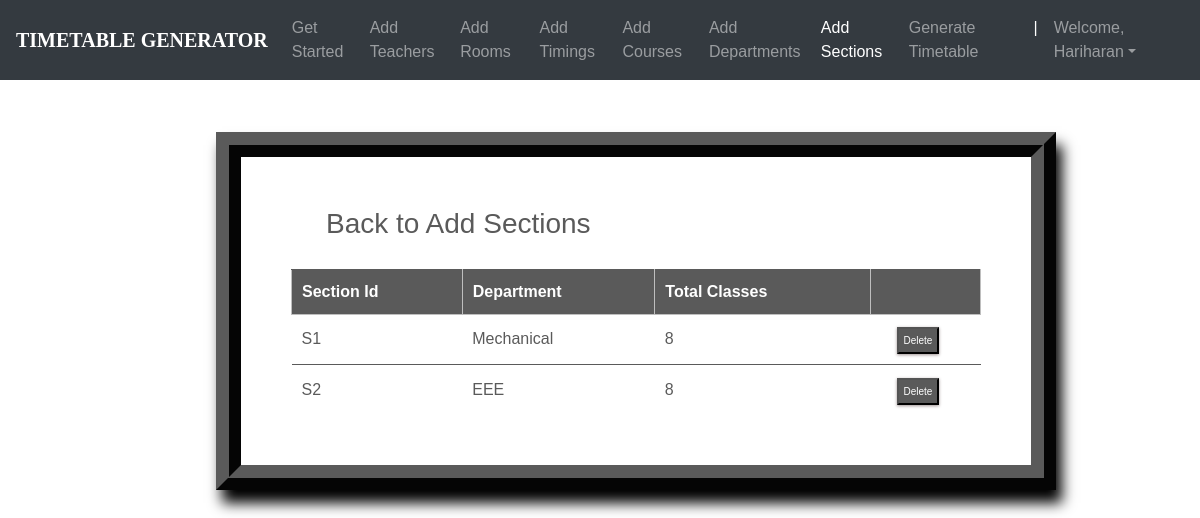
Screenshot of /sections_list/ (signed in) with the database file from the repository.
### ttgen/models.py (models this page shows, shortened)
class Section(models.Model):
    section_id = models.CharField(max_length=25, primary_key=True)
    department = models.ForeignKey(Department, on_delete=models.CASCADE)
    num_class_in_week = models.IntegerField(default=0)
    course = models.ForeignKey(Course, on_delete=models.CASCADE, blank=True, null=True)
    meeting_time = models.ForeignKey(MeetingTime, on_delete=models.CASCADE, blank=True, null=True)
    room = models.ForeignKey(Room, on_delete=models.CASCADE, blank=True, null=True)
    instructor = models.ForeignKey(Instructor, on_delete=models.CASCADE, blank=True, null=True)

class Department(models.Model):
    dept_name = models.CharField(max_length=50)
    courses = models.ManyToManyField(Course)
    def __str__(self):
        return self.dept_name

### ttgen/views.py (the view)
# urls.py: path('sections_list/', views.section_list, name='editsection'),
@login_required
def section_list(request):
    context = {
        'sections': Section.objects.all()
    }
    return render(request, 'seclist.html', context)

### templates/seclist.html (shortened to what this page needs)
<!DOCTYPE html>
<html lang="en">
<head>
	<link rel="stylesheet" href="https://maxcdn.bootstrapcdn.com/bootstrap/4.0.0/css/bootstrap.min.css">
    <link rel="stylesheet" type="text/css" href="static/css/index.css">
</head>
<body>
        <header>
			<nav class="navbar navbar-expand-md navbar-dark fixed-top bg-dark">
                <a class="navbar-brand" href="#"><b>TIMETABLE GENERATOR</b></a>
                <div class="collapse navbar-collapse" id="navbarCollapse">
                    <ul class="navbar-nav ml-auto">
                    <li class="nav-item">
                        <a class="nav-link" href="{% url 'admindash' %}">Get Started</a>
                    </li>
                    <li class="nav-item">
                        <a class="nav-link" href="{% url 'addInstructors' %}">Add Teachers</a>
                    </li>
                    <li class="nav-item">
                        <a class="nav-link" href="{% url 'addRooms' %}">Add Rooms</a>
                    </li>
                    <li class="nav-item">
		                <a class="nav-link" href="{% url 'addTimings' %}">Add Timings</a>
		            </li>
                    <li class="nav-item">
                        <a class="nav-link" href="{% url 'addCourses' %}">Add Courses</a>
                    </li>
                    <li class="nav-item">
			            <a class="nav-link" href="{% url 'addDepts' %}">Add Departments</a>
		            </li>
                    <li class="nav-item active">
			            <a class="nav-link" href="{% url 'addSections' %}">Add Sections</a>
		            </li>
                    <li class="nav-item">
			            <a class="nav-link" href="{% url 'generate' %}">Generate Timetable</a>
		            </li>
                    <li class="nav-item active">
			            <a class="nav-link">|</a>
		            </li>
                    <li class="nav-item dropdown">
		                <a class="nav-link dropdown-toggle" href="#" id="dropdown03" data-toggle="dropdown" aria-haspopup="true" aria-expanded="false">Welcome, {{ user.first_name }}</a>
		            </li>
                    </ul>
                </div>
            </nav>
        </header>
        <br><br>
    {% block content %}
{% load static %}
<fieldset class="fieldset">
    <a href="{% url 'addSections'%}"><h1 class="tablink" onclick="openPage('new')" id="defaultOpen">Back to Add Sections</h1></a>
    <div class="tabcontent" id="edit">
        <table class="table1">
            <thead>
            <tr class="table-headers">
            <th>Section Id</th>
            <th>Department</th>
            <th>Total Classes</th>
            <th  class="empty"></th>
            </tr>
            </thead>
            <tbody>
            {% for sec in sections %}
            <tr>
             <td>{{sec.section_id}}</td>
             <td>{{sec.department}}</td>
             <td>{{sec.num_class_in_week }}</td>
             <td class="empty">
                <form action="{% url 'deletesection' sec.section_id %}" method="post">
                        <input type="submit" value="Delete" class="cross">
                </form>
             </td>
             </tr>
            {% endfor %}
            </tbody>
        </table>
    </div>
</fieldset>
{% endblock %}

### static/css/index.css (style rules this page uses)
body { padding-top: 3rem; padding-bottom: 3rem; color: #5a5a5a; font-family: 'Poppins', sans-serif; overflow-x: hidden; }
nav { font-family: sans-serif; }
.navbar-brand { font-size: 20px; font-family: Georgia, 'Times New Roman', Times, serif; }

### templates/seclist.html (style rules this page uses)
nav { font-family: sans-serif; }
.navbar-brand { font-size: 20px; font-family: Georgia, 'Times New Roman', Times, serif; }
* { margin: 0; padding: 0; box-sizing: border-box; }
html { scroll-behavior: smooth; }
a { text-decoration:none; }
form { margin-top: 3%; margin-left: 18%; margin-right: 12%; }
fieldset h1 { color: #5a5a5a; padding-bottom: 20px; margin-left: 35px; display: inline-block; cursor: pointer; font-size: 28px; }
fieldset input { padding:8px; color: #938c8c }
.table2 td, th { border: 1px solid rgb(190,190,190); padding: 10px 20px; }
.table1 { width: 100%; border-collapse: collapse; text-align: left; overflow: hidden; }
.table1 td, th { border-top: 1px solid #5a5a5a; padding: 10px; }
.table1 th { background-color: #5a5a5a; color: #fff; }
.cross { font-size:10px; box-shadow: 0px 1px 3px 0px #9e9292; padding: 4px 5px; color: #fff; background-color: #5a5a5a; cursor: pointer; }
.fieldset { margin-top: 3%; margin-left: 18%; margin-right: 12%; padding: 50px; border-width: 25px; border-style: ridge; border-color: #5a5a5a; box-shadow: 6px 13px 13px 0px black; background-color: #fff; }

### rows the page displays
Section: section_id "S1", department "Mechanical", num_class_in_week "8"
Section: section_id "S2", department "EEE", num_class_in_week "8"

### other values shown
{{ user.first_name }} "Hariharan"
